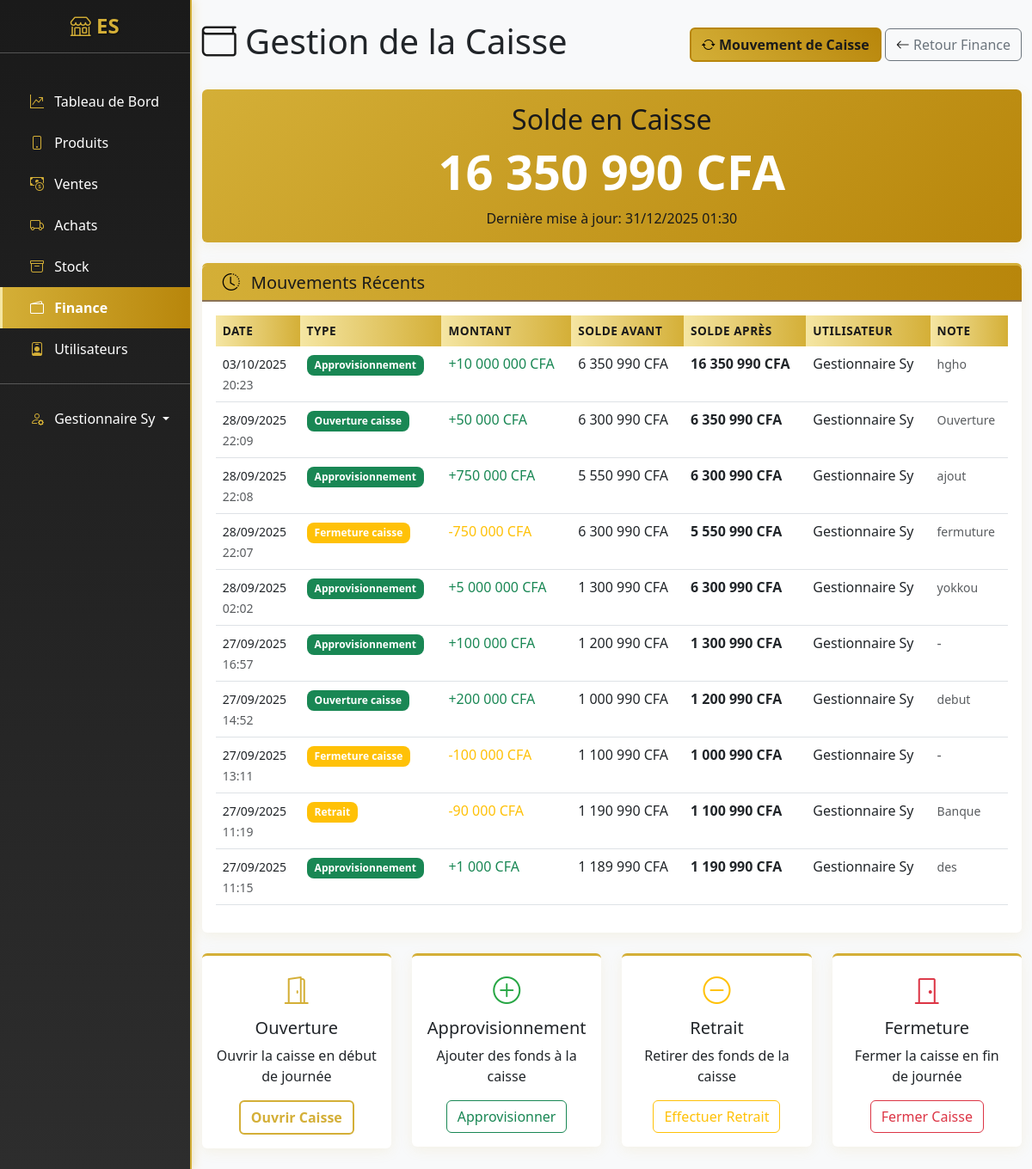
/finance/caisse/ (signed in), run on the app's committed database.
### apps/users/models.py (models this page shows, shortened)
class User(AbstractUser):
    ROLE_CHOICES = [
        ('admin', 'Administrateur'),
        ('manager', 'Gestionnaire'),
        ('cashier', 'Caissier'),
    ]
    email = models.EmailField(unique=True)
    telephone = models.CharField(max_length=15, blank=True)
    role = models.CharField(max_length=20, choices=ROLE_CHOICES, default='admin')
    date_creation = models.DateTimeField(auto_now_add=True)
    USERNAME_FIELD = 'username'
    REQUIRED_FIELDS = ['email']
    class Meta:
        verbose_name = "Utilisateur"
        verbose_name_plural = "Utilisateurs"

### apps/finance/models.py (models this page shows, shortened)
class CaisseFonds(models.Model):
    TYPE_CHOICES = [
        ('ouverture', 'Ouverture caisse'),
        ('fermeture', 'Fermeture caisse'),
        ('approvisionnement', 'Approvisionnement'),
        ('retrait', 'Retrait'),
    ]
    type = models.CharField(max_length=20, choices=TYPE_CHOICES)
    montant = models.DecimalField(max_digits=10, decimal_places=2)
    montant_avant = models.DecimalField(max_digits=10, decimal_places=2, default=0)
    montant_apres = models.DecimalField(max_digits=10, decimal_places=2, default=0)
    date = models.DateTimeField(auto_now_add=True)
    utilisateur = models.ForeignKey(User, on_delete=models.SET_NULL, null=True)
    note = models.TextField(blank=True)
    categorie_depense = models.CharField(
        max_length=20,
        choices=Transaction.CATEGORY_CHOICES,
        default='autre',
        help_text="Catégorie utilisée pour la Transaction générée"
    )
    @classmethod
    def get_solde_caisse(cls):
        dernier_mouvement = cls.objects.order_by('-date').first()
        return dernier_mouvement.montant_apres if dernier_mouvement else Decimal('0')

### apps/finance/views.py (the view)
# urls.py: path('caisse/', views.CaisseView.as_view(), name='caisse'),
class CaisseView(LoginRequiredMixin, TemplateView):
    template_name = 'finance/caisse.html'
    def get_context_data(self, **kwargs):
        context = super().get_context_data(**kwargs)
        context['solde_caisse'] = CaisseFonds.get_solde_caisse()
        context['mouvements_recents'] = CaisseFonds.objects.select_related('utilisateur').order_by('-date', '-id')[:10]
        return context

### templates/finance/caisse.html (shortened to what this page needs)
{% extends 'base.html' %}
{% load math_filters %}
{% load humanize %}
{% block content %}
<div class="d-flex justify-content-between align-items-center mb-4">
    <h1><i class="bi bi-wallet"></i> Gestion de la Caisse</h1>
    <div>
        {% if user.role in 'admin,manager' %}
        <a href="{% url 'finance:mouvement_caisse' %}" class="btn btn-primary">
            <i class="bi bi-arrow-repeat" style="color: black;"></i> Mouvement de Caisse
        </a>
        {% endif %}
        <a href="{% url 'finance:overview' %}" class="btn btn-outline-secondary">
            <i class="bi bi-arrow-left"></i> Retour Finance
        </a>
    </div>
</div>
<div class="row mb-4">
    <div class="col-md-12">
        <div class="card bg-primary text-white">
            <div class="card-body text-center">
                <h2>Solde en Caisse</h2>
                <h1 class="display-4" style="color: white; font-weight: 900;">{{ solde_caisse|floatformat:0|intcomma }} CFA</h1>
                <p class="mb-0">Dernière mise à jour: {% now "d/m/Y H:i" %}</p>
            </div>
        </div>
    </div>
</div>
<div class="card">
    <div class="card-header">
        <h5 class="card-title mb-0"><i class="bi bi-clock-history p-2" style="color: black;"></i> Mouvements Récents</h5>
    </div>
    <div class="card-body">
        <div class="table-responsive">
            <table class="table table-hover">
                <thead>
                    <tr>
                        <th>Date</th>
                        <th>Type</th>
                        <th>Montant</th>
                        <th>Solde Avant</th>
                        <th>Solde Après</th>
                        <th>Utilisateur</th>
                        <th>Note</th>
                    </tr>
                </thead>
                <tbody>
                    {% for mouvement in mouvements_recents %}
                    <tr>
                        <td>
                            <small>{{ mouvement.date|date:"d/m/Y" }}</small><br>
                            <small class="text-muted">{{ mouvement.date|date:"H:i" }}</small>
                        </td>
                        <td>
                            <span class="badge {% if mouvement.type in 'ouverture,approvisionnement' %}bg-success{% else %}bg-warning{% endif %}">
                                {{ mouvement.get_type_display }}
                            </span>
                        </td>
                        <td>
                            <span class="{% if mouvement.type in 'ouverture,approvisionnement' %}text-success{% else %}text-warning{% endif %}">
                                {% if mouvement.type in 'ouverture,approvisionnement' %}+{% else %}-{% endif %}{{ mouvement.montant|floatformat:0|intcomma }} CFA
                            </span>
                        </td>
                        <td>{{ mouvement.montant_avant|floatformat:0|intcomma }} CFA</td>
                        <td><strong>{{ mouvement.montant_apres|floatformat:0|intcomma }} CFA</strong></td>
                        <td>
                            {% if mouvement.utilisateur %}
                            {{ mouvement.utilisateur.get_full_name|default:mouvement.utilisateur.username }}
                            {% else %}
                            <span class="text-muted">Système</span>
                            {% endif %}
                        </td>
                        <td>
                            {% if mouvement.note %}
                            <small class="text-muted">{{ mouvement.note|truncatechars:30 }}</small>
                            {% else %}
                            <span class="text-muted">-</span>
                            {% endif %}
                        </td>
                    </tr>
                    {% endfor %}
                </tbody>
            </table>
        </div>
    </div>
</div>
{% if user.role in 'admin,manager' %}
<div class="row mt-4">
    <div class="col-md-3">
        <div class="card text-center">
            <div class="card-body">
                <i class="bi bi-door-open" style="font-size: 2rem; color: var(--primary-color);"></i>
                <h5 class="card-title mt-2">Ouverture</h5>
                <p class="card-text">Ouvrir la caisse en début de journée</p>
                <a href="{% url 'finance:mouvement_caisse' %}?type=ouverture" class="btn btn-outline-primary">
                    Ouvrir Caisse
                </a>
            </div>
        </div>
    </div>
    <div class="col-md-3">
        <div class="card text-center">
            <div class="card-body">
                <i class="bi bi-plus-circle" style="font-size: 2rem; color: var(--success-color);"></i>
                <h5 class="card-title mt-2">Approvisionnement</h5>
                <p class="card-text">Ajouter des fonds à la caisse</p>
                <a href="{% url 'finance:mouvement_caisse' %}?type=approvisionnement" class="btn btn-outline-success">
                    Approvisionner
                </a>
            </div>
        </div>
    </div>
    <div class="col-md-3">
        <div class="card text-center">
            <div class="card-body">
                <i class="bi bi-dash-circle" style="font-size: 2rem; color: var(--warning-color);"></i>
                <h5 class="card-title mt-2">Retrait</h5>
                <p class="card-text">Retirer des fonds de la caisse</p>
                <a href="{% url 'finance:mouvement_caisse' %}?type=retrait" class="btn btn-outline-warning">
                    Effectuer Retrait
                </a>
            </div>
        </div>
    </div>
    <div class="col-md-3">
        <div class="card text-center">
            <div class="card-body">
                <i class="bi bi-door-closed" style="font-size: 2rem; color: var(--danger-color);"></i>
                <h5 class="card-title mt-2">Fermeture</h5>
                <p class="card-text">Fermer la caisse en fin de journée</p>
                <a href="{% url 'finance:mouvement_caisse' %}?type=fermeture" class="btn btn-outline-danger">
                    Fermer Caisse
                </a>
            </div>
        </div>
    </div>
</div>
{% endif %}
{% endblock %}

### templates/base.html (shortened to what this page needs)
<!DOCTYPE html>
<html lang="fr">
    <head>
        <link href="https://cdn.jsdelivr.net/npm/bootstrap@5.3.0/dist/css/bootstrap.min.css" rel="stylesheet">
        <link rel="stylesheet" href="https://cdn.jsdelivr.net/npm/bootstrap-icons@1.11.0/font/bootstrap-icons.css">
        {% load static %}
        <link rel="stylesheet" href="{% static 'css/custom.css' %}">
    </head>
    <body>
        <div id="wrapper">
            <div class="d-md-flex">
                <nav id="sidebar" class="text-white collapse d-md-block" style="width: 250px; min-height: 100vh;">
                    <div class="position-sticky">
                        <div class="py-3">
                            <h4 class="text-center">
                                <i class="logo bi-shop"></i> ES
                            </h4>
                            <hr>
                        </div>
                        <div class="nav flex-column">
                            <a href="{% url 'dashboard:index' %}" class="nav-link text-white {% if request.resolver_match.app_name == 'dashboard' %}active{% endif %}">
                                <i class="logo bi-graph-up-arrow px-2"></i> Tableau de Bord
                            </a>
                            <a href="{% url 'produits:list' %}" class="nav-link text-white {% if request.resolver_match.app_name == 'produits' %}active{% endif %}">
                                <i class="logo bi-phone px-2"></i> Produits
                            </a>
                            <a href="{% url 'ventes:list' %}" class="nav-link text-white {% if request.resolver_match.app_name == 'ventes' %}active{% endif %}">
                                <i class="logo bi-cash-coin px-2"></i> Ventes
                            </a>
                            <a href="{% url 'achats:list' %}" class="nav-link text-white {% if request.resolver_match.app_name == 'achats' %}active{% endif %}">
                                <i class="logo bi-truck px-2"></i> Achats
                            </a>
                            <a href="{% url 'stock:list' %}" class="nav-link text-white {% if request.resolver_match.app_name == 'stock' %}active{% endif %}">
                                <i class="logo bi-archive px-2"></i> Stock
                            </a>
                            <a href="{% url 'finance:overview' %}" class="nav-link text-white {% if request.resolver_match.app_name == 'finance' %}active{% endif %}">
                                <i class="logo bi-wallet2 px-2"></i> Finance
                            </a>
                            {% if user.role in 'admin,manager' %}
                            <a href="{% url 'users:user_list' %}" class="nav-link text-white {% if request.resolver_match.app_name == 'users' %}active{% endif %}">
                                <i class="logo bi-person-badge px-2"></i> Utilisateurs
                            </a>
                            {% endif %}
                            <hr>
                            <div class="dropdown">
                                <a class="nav-link text-white dropdown-toggle" href="#" role="button" data-bs-toggle="dropdown">
                                    <i class="logo bi-person-gear px-2"></i> {{ user.get_full_name|default:user.username }}
                                </a>
                            </div>
                        </div>
                    </div>
                </nav>
                <main class="flex-fill">
                    <div class="container-fluid py-4">
                        {% block content %}{% endblock %}
                    </div>
                </main>
            </div>
        </div>
        {% load static %}
    </body>
</html>

### static/css/custom.css (style rules this page uses)
:root { --primary-color: #D4AF37; --primary-dark: #B8860B; --secondary-color: #1a1a1a; --secondary-light: #2d2d2d; --success-color: #28a745; --info-color: #17a2b8; --warning-color: #ffc107; --danger-color: #dc3545; --light-gold: #F5E6A3; --dark-gold: #8B7355; }
body { background-color: #f8f9fa; font-family: 'Segoe UI', Tahoma, Geneva, Verdana, sans-serif; }
#sidebar { background: linear-gradient(180deg, var(--secondary-color) 0%, var(--secondary-light) 100%); box-shadow: 2px 0 10px rgba(212, 175, 55, 0.3); border-right: 2px solid var(--primary-color); }
#sidebar .nav-link { padding: 0.75rem 1.5rem; border-radius: 0; transition: all 0.3s ease; color: #ffffff; border-left: 3px solid transparent; }
#sidebar h4 { color: var(--primary-color); text-shadow: 1px 1px 2px rgba(0,0,0,0.5); font-weight: bold; }
.logo { color: var(--primary-color); }
.card { border: none; box-shadow: 0 4px 15px rgba(212, 175, 55, 0.1); transition: all 0.3s ease; border-top: 3px solid var(--primary-color); }
.card-header { background: linear-gradient(90deg, var(--primary-color), var(--primary-dark)); color: var(--secondary-color); border-bottom: 2px solid var(--dark-gold); font-weight: 600; }
.btn-primary { background: linear-gradient(45deg, var(--primary-color), var(--primary-dark)); border: 2px solid var(--primary-dark); color: var(--secondary-color); font-weight: 600; transition: all 0.3s ease; }
.btn-outline-primary { border: 2px solid var(--primary-color); color: var(--primary-color); font-weight: 600; }
.card.bg-primary { background: linear-gradient(135deg, var(--primary-color), var(--primary-dark)) !important; border: none; color: var(--secondary-color) !important; }
.table th { background: linear-gradient(90deg, var(--light-gold), var(--primary-color)); color: var(--secondary-color); border: none; font-weight: 600; text-transform: uppercase; font-size: 0.85rem; letter-spacing: 0.5px; }
.badge { font-size: 0.75em; font-weight: 600; padding: 0.5em 0.75em; border-radius: 0.5rem; }
.bi { color: var(--secondary-color); }

### data on the page
User: get_full_name "Gestionnaire Sy"
CaisseFonds: montant_apres "16 350 990", date "03/10/2025", date "20:23", type "Approvisionnement", montant "10 000 000", montant_avant "6 350 990", utilisateur.get_full_name "Gestionnaire Sy", note "hgho"
CaisseFonds: date "28/09/2025", date "22:09", type "Ouverture caisse", montant "50 000", montant_avant "6 300 990", montant_apres "6 350 990", utilisateur.get_full_name "Gestionnaire Sy", note "Ouverture"
CaisseFonds: date "28/09/2025", date "22:08", type "Approvisionnement", montant "750 000", montant_avant "5 550 990", montant_apres "6 300 990", utilisateur.get_full_name "Gestionnaire Sy", note "ajout"
CaisseFonds: date "28/09/2025", date "22:07", type "Fermeture caisse", montant "750 000", montant_avant "6 300 990", montant_apres "5 550 990", utilisateur.get_full_name "Gestionnaire Sy", note "fermuture"
CaisseFonds: date "28/09/2025", date "02:02", type "Approvisionnement", montant "5 000 000", montant_avant "1 300 990", montant_apres "6 300 990", utilisateur.get_full_name "Gestionnaire Sy", note "yokkou"
CaisseFonds: date "27/09/2025", date "16:57", type "Approvisionnement", montant "100 000", montant_avant "1 200 990", montant_apres "1 300 990", utilisateur.get_full_name "Gestionnaire Sy"
CaisseFonds: date "27/09/2025", date "14:52", type "Ouverture caisse", montant "200 000", montant_avant "1 000 990", montant_apres "1 200 990", utilisateur.get_full_name "Gestionnaire Sy", note "debut"
CaisseFonds: date "27/09/2025", date "13:11", type "Fermeture caisse", montant "100 000", montant_avant "1 100 990", montant_apres "1 000 990", utilisateur.get_full_name "Gestionnaire Sy"
CaisseFonds: date "27/09/2025", date "11:19", type "Retrait", montant "90 000", montant_avant "1 190 990", montant_apres "1 100 990", utilisateur.get_full_name "Gestionnaire Sy", note "Banque"
CaisseFonds: date "27/09/2025", date "11:15", type "Approvisionnement", montant "1 000", montant_avant "1 189 990", montant_apres "1 190 990", utilisateur.get_full_name "Gestionnaire Sy", note "des"
